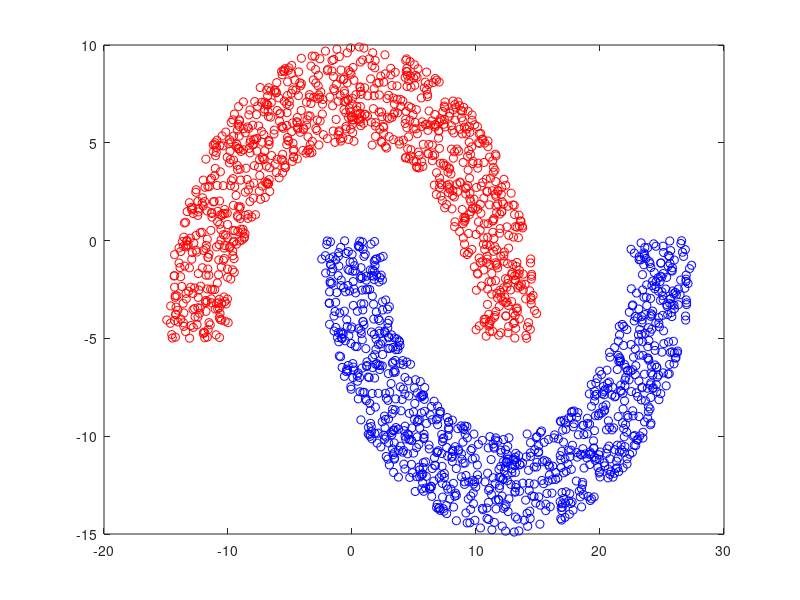

MATLAB code to generate this figure: (Note: this script raises an error after producing the figure.)
tic;
clear;
n = 1000;
sep=-5;
r1 = 10; r2 =15;
r = sqrt(r1^2+(r2^2-r1^2)*rand(1,n));
t = 2*pi*rand(1,n);
x = r.*cos(t);
y = abs(r.*sin(t))+sep;
figure(1)
plot(x,y,'r o')
hold on

x1 = r.*cos(t)+12.5;
y1 = -abs(r.*sin(t));
plot(x1,y1,'b o')
traindata3=cat(1,x.',x1.');
traindata2=cat(1,y.',y1.');
traindata=cat(2,traindata3,traindata2);
traindata1=[];
traindata1(:,1)=repmat(1,2000,1);
traindata1(:,2)=traindata(:,1);
traindata1(:,3)=traindata(:,2);

A=repmat(1,1000,1);
B=repmat(-1,1000,1);
trainlabel1=cat(1,A,B);
% Pocket train
syms x

flag=0;
flag1=1;
flag2=0;
w=[0 0 0];
w1=[];
q=zeros;
p=zeros;
h=zeros;
r=zeros;
w2=[];
errorset=[];
errorlabel=zeros;
n=10000;
for j=1:n
    h(j)=j;
    flag1=0;
    flag=0;
    for j1=1:2000 %hang
        if sign(sum(traindata1(j1,:).*w))==trainlabel1(j1)
            flag=flag+1;
        else           
            flag1=flag1+1;
            errorset(flag1,:)=traindata1(j1,:);
            errorlabel(flag1)=trainlabel1(j1);
        end
    end
    q(j)=flag;
    p(j)=flag1;
    if j==1
        w1=w;
    else
        if q(j)>q(j-1)
            w1=w;
        end
    end
    if flag~=2000
        r=unidrnd(flag1);
        w=w+errorset(r,:)*errorlabel(r);
        w2(j,:)=w; 
        continue;
    end
end
syms x1 x2
Xs=[1 x1 x2];
f=sum(w1.*Xs); 
fimplicit(f,'m')
hold on
% Ein

Ein1=p./2000;
for i=1:n
    if i~=n
        if Ein1(i+1)<Ein1(i)
            Ein1(i+1)=Ein1(i+1);
        else
            Ein1(i+1)=Ein1(i);
        end
    else
        if Ein1(i)<Ein1(i-1)
            Ein1(i)=Ein1(i);
            break;
        else
            Ein1(i)=Ein1(i-1);
            break;
        end
    end
end
axis equal
figure(2)
for hh=1:1000
    Ein2(hh)=Ein1(hh);
end
hhh=linspace(1,1000,1000);
plot(hhh,Ein2)
xlabel('iteration')
ylabel('Ein')


    
    







toc;